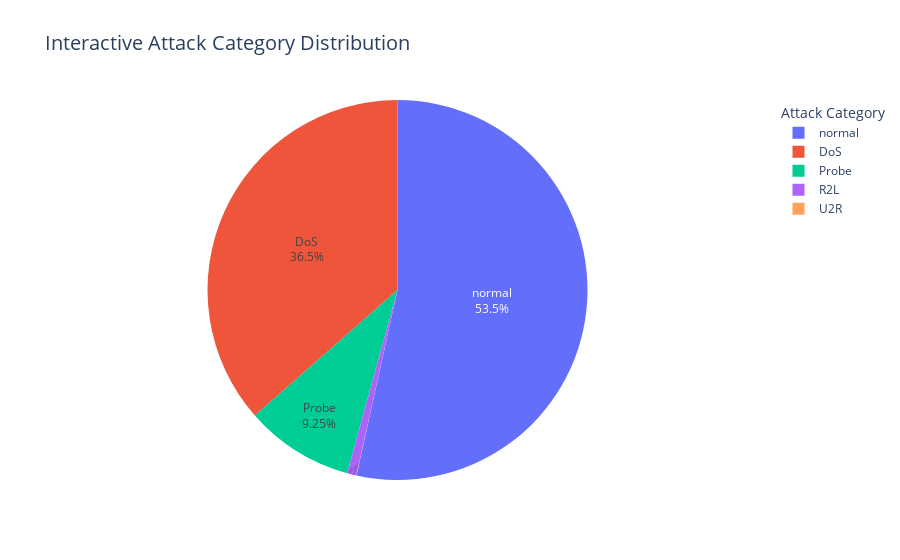

The cell this chart's notebook holds for it:
### Code cell
#Interactive Pie Chart – Attack Category Distribution (Plotly)
import plotly.express as px

counts = df["attack_category"].value_counts().reset_index()
counts.columns = ["attack_category", "count"]

fig = px.pie(
    counts,
    names="attack_category",
    values="count",
    title="Interactive Attack Category Distribution",
    hole=0.0,  # set to 0.4 for donut chart
)

fig.update_traces(
    textposition="inside",
    textinfo="percent+label"
)

fig.update_layout(
    title_font_size=20,
    legend_title_text="Attack Category",
    legend=dict(x=1.1, y=1),  
)

fig.show()

### Figure 1 — Plotly figure (JSON) as saved in the notebook; plotly's stock layout.template omitted (floating-point values rounded to 4 significant figures)
{"data": [{"domain": {"x": [0, 1], "y": [0, 1]}, "hole": 0, "hovertemplate": "attack_category=%{label}<br>count=%{value}<extra></extra>", "labels": ["normal", "DoS", "Probe", "R2L", "U2R"], "legendgroup": "", "name": "", "showlegend": true, "textinfo": "percent+label", "textposition": "inside", "type": "pie", "values": [67343, 45957, 11656, 995, 22]}], "layout": {"autosize": true, "legend": {"title": {"text": "Attack Category"}, "tracegroupgap": 0, "x": 1.1, "y": 1}, "title": {"font": {"size": 20}, "text": "Interactive Attack Category Distribution"}}}
